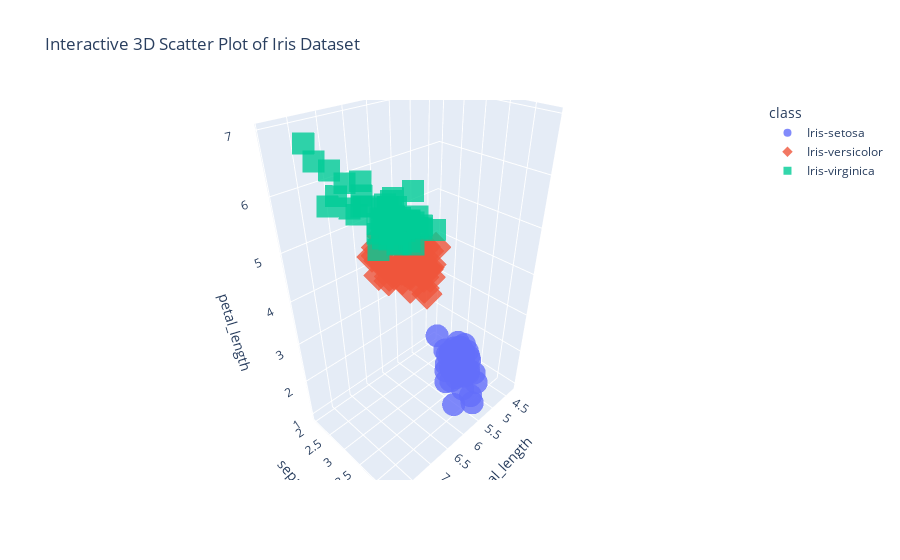

The notebook cell saved with this chart:
### Code cell
#Interactive 3D scatter plot
fig = px.scatter_3d(df, 
                     x='sepal_length', 
                     y='sepal_width', 
                     z='petal_length', 
                     color='class',  # Color by class
                     symbol='class',  # Different symbols per class
                     opacity=0.8,
                     title="Interactive 3D Scatter Plot of Iris Dataset")

# Show the plot
fig.show()

### Figure 1 — Plotly figure (JSON) as saved in the notebook; plotly's stock layout.template omitted (floating-point values rounded to 4 significant figures)
{"data": [{"hovertemplate": "class=Iris-setosa<br>sepal_length=%{x}<br>sepal_width=%{y}<br>petal_length=%{z}<extra></extra>", "legendgroup": "Iris-setosa", "marker": {"color": "#636efa", "opacity": 0.8, "symbol": "circle"}, "mode": "markers", "name": "Iris-setosa", "scene": "scene", "showlegend": true, "type": "scatter3d", "x": [5.1, 4.9, 4.7, 4.6, 5, 5.4, 4.6, 5, 4.4, 4.9, 5.4, 4.8, 4.8, 4.3, 5.8, 5.7, 5.4, 5.1, 5.7, 5.1, 5.4, 5.1, 4.6, 5.1, 4.8, 5, 5, 5.2, 5.2, 4.7, 4.8, 5.4, 5.2, 5.5, 4.9, 5, 5.5, 4.9, 4.4, 5.1, 5, 4.5, 4.4, 5, 5.1, 4.8, 5.1, 4.6, 5.3, 5], "y": [3.5, 3, 3.2, 3.1, 3.6, 3.9, 3.4, 3.4, 2.9, 3.1, 3.7, 3.4, 3, 3, 4, 4.4, 3.9, 3.5, 3.8, 3.8, 3.4, 3.7, 3.6, 3.3, 3.4, 3, 3.4, 3.5, 3.4, 3.2, 3.1, 3.4, 4.1, 4.2, 3.1, 3.2, 3.5, 3.1, 3, 3.4, 3.5, 2.3, 3.2, 3.5, 3.8, 3, 3.8, 3.2, 3.7, 3.3], "z": [1.4, 1.4, 1.3, 1.5, 1.4, 1.7, 1.4, 1.5, 1.4, 1.5, 1.5, 1.6, 1.4, 1.1, 1.2, 1.5, 1.3, 1.4, 1.7, 1.5, 1.7, 1.5, 1, 1.7, 1.9, 1.6, 1.6, 1.5, 1.4, 1.6, 1.6, 1.5, 1.5, 1.4, 1.5, 1.2, 1.3, 1.5, 1.3, 1.5, 1.3, 1.3, 1.3, 1.6, 1.9, 1.4, 1.6, 1.4, 1.5, 1.4]}, {"hovertemplate": "class=Iris-versicolor<br>sepal_length=%{x}<br>sepal_width=%{y}<br>petal_length=%{z}<extra></extra>", "legendgroup": "Iris-versicolor", "marker": {"color": "#EF553B", "opacity": 0.8, "symbol": "diamond"}, "mode": "markers", "name": "Iris-versicolor", "scene": "scene", "showlegend": true, "type": "scatter3d", "x": [7, 6.4, 6.9, 5.5, 6.5, 5.7, 6.3, 4.9, 6.6, 5.2, 5, 5.9, 6, 6.1, 5.6, 6.7, 5.6, 5.8, 6.2, 5.6, 5.9, 6.1, 6.3, 6.1, 6.4, 6.6, 6.8, 6.7, 6, 5.7, 5.5, 5.5, 5.8, 6, 5.4, 6, 6.7, 6.3, 5.6, 5.5, 5.5, 6.1, 5.8, 5, 5.6, 5.7, 5.7, 6.2, 5.1, 5.7], "y": [3.2, 3.2, 3.1, 2.3, 2.8, 2.8, 3.3, 2.4, 2.9, 2.7, 2, 3, 2.2, 2.9, 2.9, 3.1, 3, 2.7, 2.2, 2.5, 3.2, 2.8, 2.5, 2.8, 2.9, 3, 2.8, 3, 2.9, 2.6, 2.4, 2.4, 2.7, 2.7, 3, 3.4, 3.1, 2.3, 3, 2.5, 2.6, 3, 2.6, 2.3, 2.7, 3, 2.9, 2.9, 2.5, 2.8], "z": [4.7, 4.5, 4.9, 4, 4.6, 4.5, 4.7, 3.3, 4.6, 3.9, 3.5, 4.2, 4, 4.7, 3.6, 4.4, 4.5, 4.1, 4.5, 3.9, 4.8, 4, 4.9, 4.7, 4.3, 4.4, 4.8, 5, 4.5, 3.5, 3.8, 3.7, 3.9, 5.1, 4.5, 4.5, 4.7, 4.4, 4.1, 4, 4.4, 4.6, 4, 3.3, 4.2, 4.2, 4.2, 4.3, 3, 4.1]}, {"hovertemplate": "class=Iris-virginica<br>sepal_length=%{x}<br>sepal_width=%{y}<br>petal_length=%{z}<extra></extra>", "legendgroup": "Iris-virginica", "marker": {"color": "#00cc96", "opacity": 0.8, "symbol": "square"}, "mode": "markers", "name": "Iris-virginica", "scene": "scene", "showlegend": true, "type": "scatter3d", "x": [6.3, 5.8, 7.1, 6.3, 6.5, 7.6, 4.9, 7.3, 6.7, 7.2, 6.5, 6.4, 6.8, 5.7, 5.8, 6.4, 6.5, 7.7, 7.7, 6, 6.9, 5.6, 7.7, 6.3, 6.7, 7.2, 6.2, 6.1, 6.4, 7.2, 7.4, 7.9, 6.4, 6.3, 6.1, 7.7, 6.3, 6.4, 6, 6.9, 6.7, 6.9, 5.8, 6.8, 6.7, 6.7, 6.3, 6.5, 6.2, 5.9], "y": [3.3, 2.7, 3, 2.9, 3, 3, 2.5, 2.9, 2.5, 3.6, 3.2, 2.7, 3, 2.5, 2.8, 3.2, 3, 3.8, 2.6, 2.2, 3.2, 2.8, 2.8, 2.7, 3.3, 3.2, 2.8, 3, 2.8, 3, 2.8, 3.8, 2.8, 2.8, 2.6, 3, 3.4, 3.1, 3, 3.1, 3.1, 3.1, 2.7, 3.2, 3.3, 3, 2.5, 3, 3.4, 3], "z": [6, 5.1, 5.9, 5.6, 5.8, 6.6, 4.5, 6.3, 5.8, 6.1, 5.1, 5.3, 5.5, 5, 5.1, 5.3, 5.5, 6.7, 6.9, 5, 5.7, 4.9, 6.7, 4.9, 5.7, 6, 4.8, 4.9, 5.6, 5.8, 6.1, 6.4, 5.6, 5.1, 5.6, 6.1, 5.6, 5.5, 4.8, 5.4, 5.6, 5.1, 5.1, 5.9, 5.7, 5.2, 5, 5.2, 5.4, 5.1]}], "layout": {"autosize": true, "legend": {"title": {"text": "class"}, "tracegroupgap": 0}, "scene": {"aspectmode": "auto", "aspectratio": {"x": 0.9709, "y": 0.6473, "z": 1.591}, "domain": {"x": [0, 1], "y": [0, 1]}, "xaxis": {"title": {"text": "sepal_length"}, "type": "linear"}, "yaxis": {"title": {"text": "sepal_width"}, "type": "linear"}, "zaxis": {"title": {"text": "petal_length"}, "type": "linear"}}, "title": {"text": "Interactive 3D Scatter Plot of Iris Dataset"}}}
